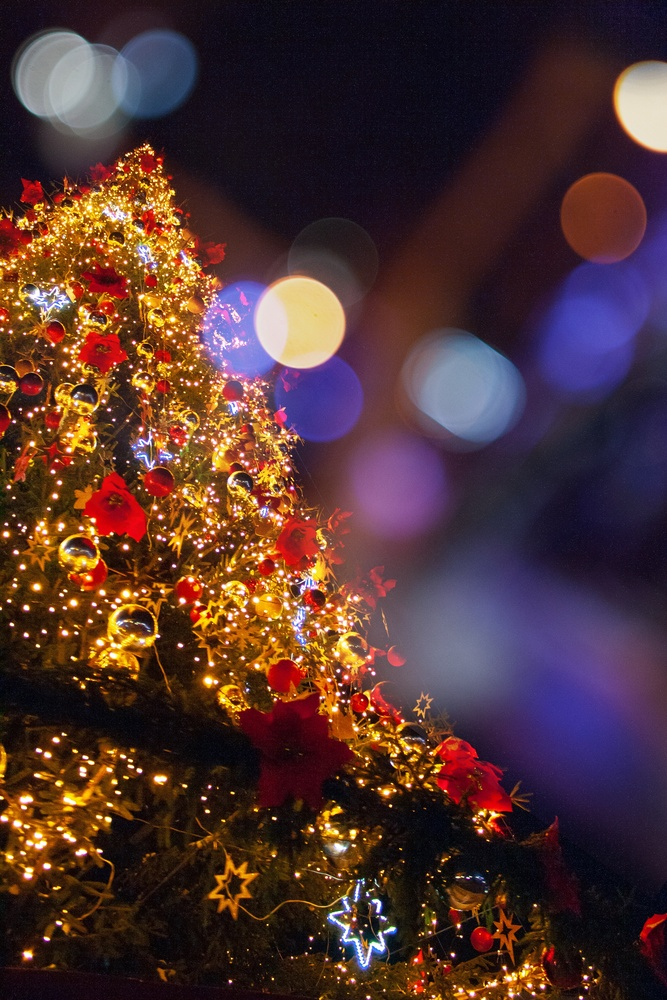
#> input picture images/input.jpg, 667 x 1000 px, shrunk from 2592 x 3888 before the run
$ jupyter execute '05 - Histograms.ipynb'
#> lines starting #> are read from the running program, lines starting #| are printed output that depends on the picture
## Histograms are a great way to visualize individual color components

[cell 1]
import cv2
import numpy as np

# We need to import matplotlib to create our histogram plots
from matplotlib import pyplot as plt

image = cv2.imread('../images/input.jpg')
#> image is the input picture: shape (1000, 667, 3); mean B, G, R 50.4, 51.7, 80.5

print (image.shape[0]*image.shape[1])
#| 667000

histogram = cv2.calcHist([image], [0], None, [256], [0, 256])
#> histogram = 256 values, max 29192 at index 0, min 51 at index 254, mean 2605.5

# We plot a histogram, ravel() flatens our image array
plt.hist(image.ravel(), 256, [0, 256]);
plt.show()
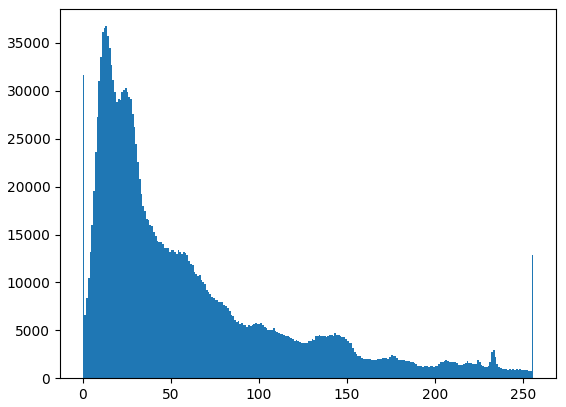
#> figure drawn by matplotlib, 1 panel; tallest bar 36748 high, from x = 13 to 14

# Viewing Separate Color Channels
color = ('b', 'g', 'r')

# We now separate the colors and plot each in the Histogram
for i, col in enumerate(color):
    histogram2 = cv2.calcHist([image], [i], None, [256], [0, 256])
    plt.plot(histogram2, color = col)
    plt.xlim([0,256])

plt.show()
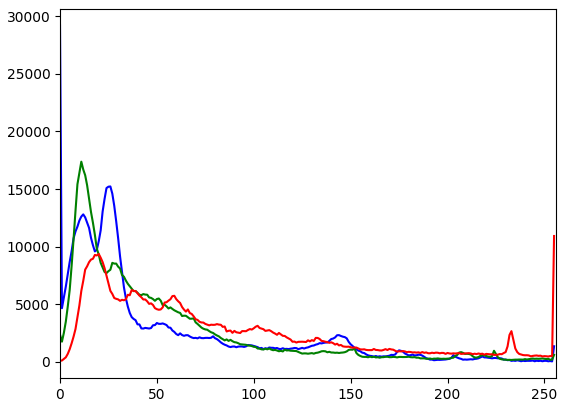
#> figure drawn by matplotlib, 1 panel; curve peaks at x = 0, y = 29192; curve peaks at x = 11, y = 17373; curve peaks at x = 255, y = 10927

$ run again, with images/Sunflowers.jpg copied over images/input.jpg
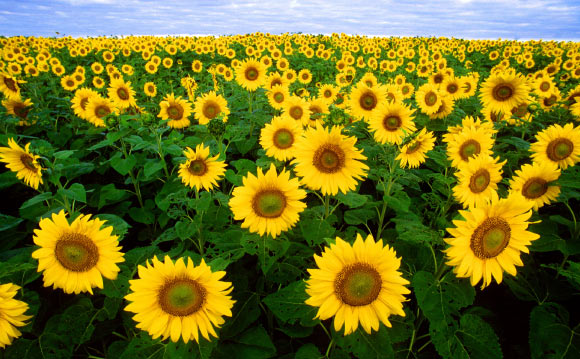
#> input picture images/Sunflowers.jpg, 580 x 359 px
#> image is the input picture: shape (359, 580, 3); mean B, G, R 33.5, 114.1, 115.8
#| 208220
#> histogram = 256 values, max 66403 at index 0, min 1 at index 110, mean 813.4
#> `plt.show()`:
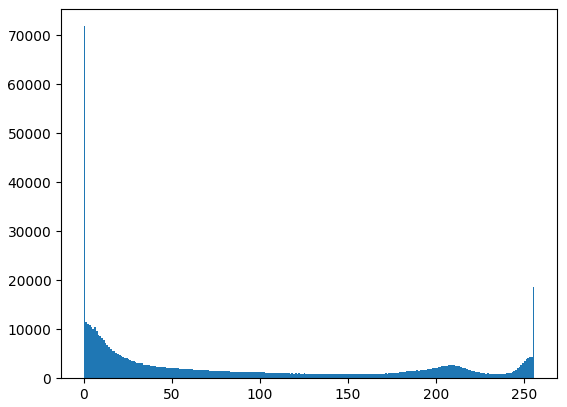
#> figure drawn by matplotlib, 1 panel; tallest bar 71832 high, from x = 0 to 1
#> `plt.show()`:
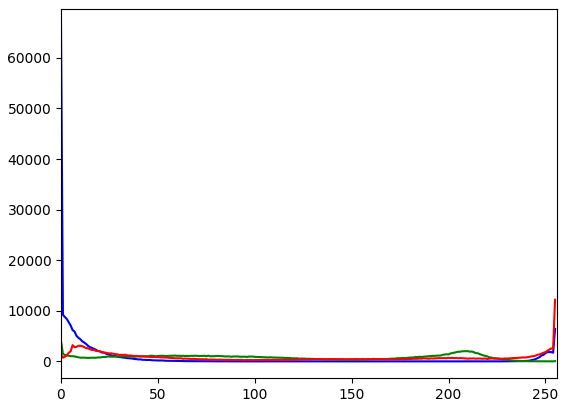
#> figure drawn by matplotlib, 1 panel; curve peaks at x = 0, y = 66403; curve peaks at x = 0, y = 4037; curve peaks at x = 255, y = 12185
